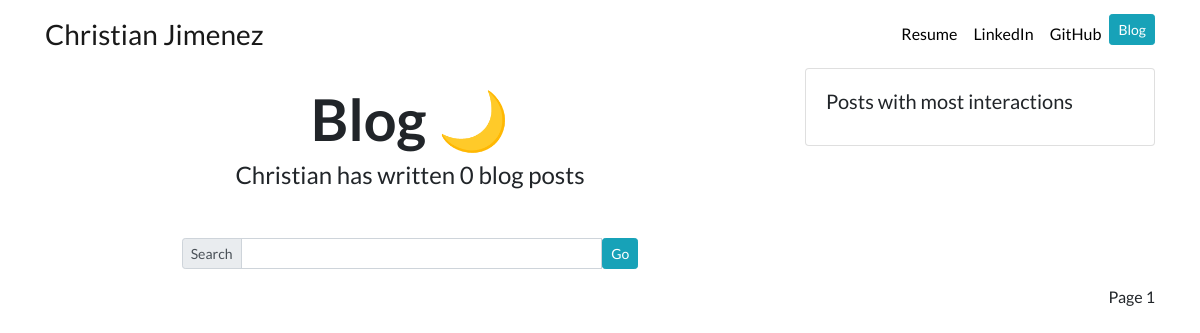
/blog/, run on an earlier commit of the app's database.
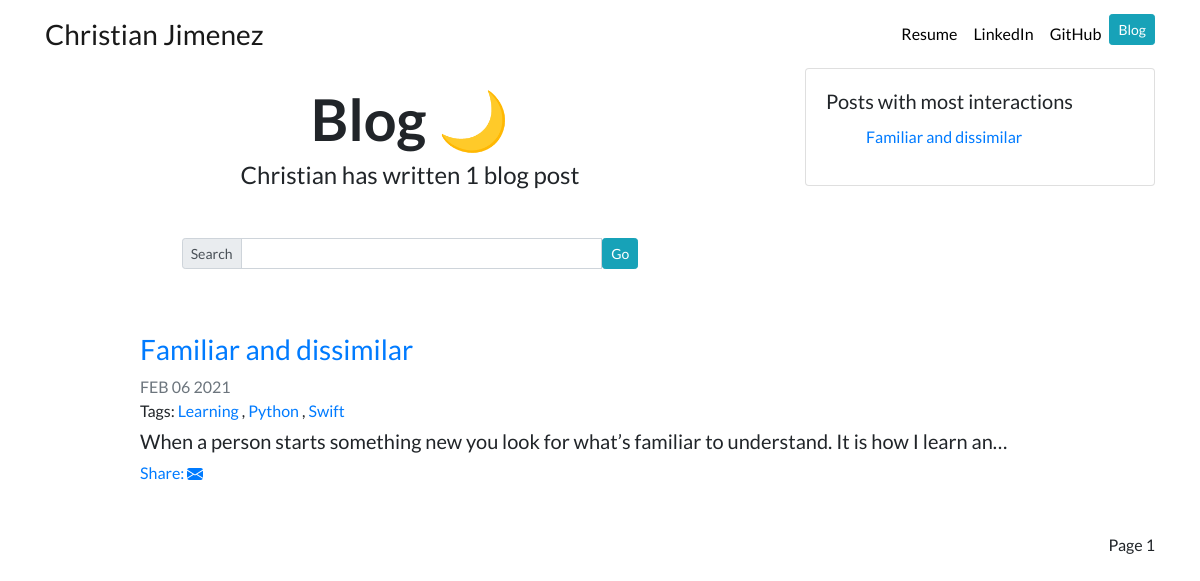
And on a later commit of the database.
### blog/models.py (models this page shows, shortened)
class Blog(models.Model):
    title = models.CharField(max_length = 200)
    description = models.TextField()
    date = models.DateField()
    image = models.ImageField(upload_to = 'blog/images/', blank = True)
    url = models.URLField(blank = True)
    tags = TaggableManager()

### blog/views.py (the view)
# urls.py: path('', views.all_blogs, name = 'all_blogs'),
def all_blogs(request, tag_slug=None):
    blogs = Blog.objects.order_by('-date')
    tag = None
    if tag_slug:
        tag = get_object_or_404(Tag, slug=tag_slug)
        blogs = blogs.filter(tags__in=[tag])
    paginator = Paginator(blogs, 10) # Number of blogs per page
    page_num = request.GET.get('page')
    page = paginator.get_page(page_num)
    return render(request, 'blog/all_blogs.html', { 'page': page,
                                                    'count': paginator.count,
                                                    'tag': tag
    })

### blog/templatetags/blog_tags.py (called while the page is built)
@register.simple_tag
def get_most_commented_posts(count = 3):
    return Blog.objects.annotate(
        total_comments = Count('comments')
    ).order_by('-total_comments')[:count]

### blog/templates/blog/all_blogs.html (shortened to what this page needs)
{% extends "portfolio/base.html" %}
{% load blog_tags %}
{% load static %}
{% block content %}
<div class="row">
  <div class="col-md-8">
      <h1 id="blogtitle" class="font-weight-bold text-center mt-3"> Blog 🌙 </h1>
      <h3 id="numbertitle" class="text-center mb-5">Christian has written {{ count }} blog post{{ count|pluralize }}</h3>
      <form action="{% url 'blog:search' %}" method="GET">
        <div class="container col-8">
          <div class="input-group input-group-sm mb-3">
            <div class="input-group-prepend">
              <span class="input-group-text">Search</span>
            </div>
          <input name="search" class="form-control" aria-label="Small" aria-describedby="inputGroup-sizing-sm">
          <button type="submit" class="btn btn-info btn-sm">Go</button>
          </div>
        </div>
      </form>
  </div>
  <div class="col-md-4 col-sm">
    {% get_most_commented_posts as most_commented_posts %}
    <div class="card" >
      <div class="card-body">
        <h5 class="card-title">Posts with most interactions</h5>
        {% for post in most_commented_posts %}
        <ul>
          <a href="{{ post.id }}" class="card-link">{{ post.title|truncatechars:25 }}</a>
        </ul>
        {% endfor %}
      </div>
    </div>
  </div>
</div>
{% for blog in page.object_list %}
<div class="row justify-content-center my-5">
  <div class="col-md-10">
    <a href="{% url 'blog:detail' blog.id %}">
      <h3>{{ blog.title }}</h3>
    </a>
    <p style="margin-top: -6x; margin-bottom: -0px;" class="text-muted">{{ blog.date|date:'M d Y'|upper }}</p>
    <p>
      Tags:
      {% for tag in blog.tags.all %}
        <a href="{% url 'blog:blog_list_by_tag' tag.slug %}">
          {{ tag.name }}
        </a>
        {% if not forloop.last %}, {% endif %}
      {% endfor %}
    </p>
      <h5 style="margin-top: -10px">{{ blog.description|striptags|truncatechars:100 }}</h5>
    <a href="{% url 'blog:post_share' blog.id %}">Share: </a>
  </div>
</div>
{% endfor %}
  <p class="text-right">Page {{ page.number }}</p>
{% endblock %}

What changed in the data, as far as the page shows it:
added Blog: title "Familiar and dissimilar", date "FEB 06 2021", description "When a person starts something new you look for what’s familiar to understand. It is how I learn an…"
added Tag: name "Learning"
added Tag: name "Python"
added Tag: name "Swift"
Also different on the page:
{{ count }}: "0" → "1"
